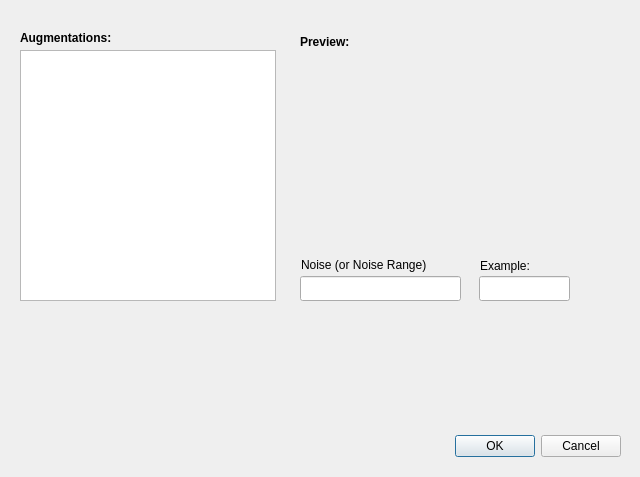
<?xml version="1.0" encoding="UTF-8"?>
<ui version="4.0">
 <class>Dialog</class>
 <widget class="QDialog" name="Dialog">
  <property name="geometry">
   <rect>
    <x>0</x>
    <y>0</y>
    <width>640</width>
    <height>477</height>
   </rect>
  </property>
  <property name="windowTitle">
   <string>Dialog</string>
  </property>
  <widget class="QDialogButtonBox" name="buttonBox">
   <property name="geometry">
    <rect>
     <x>30</x>
     <y>430</y>
     <width>591</width>
     <height>32</height>
    </rect>
   </property>
   <property name="orientation">
    <enum>Qt::Horizontal</enum>
   </property>
   <property name="standardButtons">
    <set>QDialogButtonBox::Cancel|QDialogButtonBox::Ok</set>
   </property>
  </widget>
  <widget class="QListWidget" name="listWidget">
   <property name="geometry">
    <rect>
     <x>20</x>
     <y>50</y>
     <width>256</width>
     <height>251</height>
    </rect>
   </property>
  </widget>
  <widget class="QLabel" name="label">
   <property name="geometry">
    <rect>
     <x>20</x>
     <y>30</y>
     <width>111</width>
     <height>17</height>
    </rect>
   </property>
   <property name="text">
    <string>&lt;html&gt;&lt;head/&gt;&lt;body&gt;&lt;p&gt;&lt;span style=&quot; font-weight:600;&quot;&gt;Augmentations:&lt;/span&gt;&lt;/p&gt;&lt;/body&gt;&lt;/html&gt;</string>
   </property>
  </widget>
  <widget class="QLabel" name="label_2">
   <property name="geometry">
    <rect>
     <x>300</x>
     <y>32</y>
     <width>111</width>
     <height>20</height>
    </rect>
   </property>
   <property name="text">
    <string>&lt;html&gt;&lt;head/&gt;&lt;body&gt;&lt;p&gt;&lt;span style=&quot; font-weight:600;&quot;&gt;Preview:&lt;/span&gt;&lt;/p&gt;&lt;/body&gt;&lt;/html&gt;</string>
   </property>
  </widget>
  <widget class="QLineEdit" name="noiseRange">
   <property name="geometry">
    <rect>
     <x>300</x>
     <y>276</y>
     <width>161</width>
     <height>25</height>
    </rect>
   </property>
  </widget>
  <widget class="QLabel" name="label_3">
   <property name="geometry">
    <rect>
     <x>301</x>
     <y>256</y>
     <width>161</width>
     <height>17</height>
    </rect>
   </property>
   <property name="text">
    <string>Noise (or Noise Range)</string>
   </property>
  </widget>
  <widget class="QLabel" name="previewImage">
   <property name="geometry">
    <rect>
     <x>300</x>
     <y>50</y>
     <width>321</width>
     <height>181</height>
    </rect>
   </property>
   <property name="text">
    <string/>
   </property>
  </widget>
  <widget class="QLabel" name="label_5">
   <property name="geometry">
    <rect>
     <x>480</x>
     <y>257</y>
     <width>91</width>
     <height>17</height>
    </rect>
   </property>
   <property name="text">
    <string>Example:</string>
   </property>
  </widget>
  <widget class="QLineEdit" name="exampleLine">
   <property name="geometry">
    <rect>
     <x>479</x>
     <y>276</y>
     <width>91</width>
     <height>25</height>
    </rect>
   </property>
  </widget>
  <widget class="QLabel" name="info_label">
   <property name="geometry">
    <rect>
     <x>30</x>
     <y>320</y>
     <width>591</width>
     <height>101</height>
    </rect>
   </property>
   <property name="text">
    <string/>
   </property>
   <property name="alignment">
    <set>Qt::AlignLeading|Qt::AlignLeft|Qt::AlignTop</set>
   </property>
   <property name="wordWrap">
    <bool>true</bool>
   </property>
  </widget>
 </widget>
 <resources/>
 <connections>
  <connection>
   <sender>buttonBox</sender>
   <signal>accepted()</signal>
   <receiver>Dialog</receiver>
   <slot>accept()</slot>
   <hints>
    <hint type="sourcelabel">
     <x>248</x>
     <y>254</y>
    </hint>
    <hint type="destinationlabel">
     <x>157</x>
     <y>274</y>
    </hint>
   </hints>
  </connection>
  <connection>
   <sender>buttonBox</sender>
   <signal>rejected()</signal>
   <receiver>Dialog</receiver>
   <slot>reject()</slot>
   <hints>
    <hint type="sourcelabel">
     <x>316</x>
     <y>260</y>
    </hint>
    <hint type="destinationlabel">
     <x>286</x>
     <y>274</y>
    </hint>
   </hints>
  </connection>
 </connections>
</ui>
